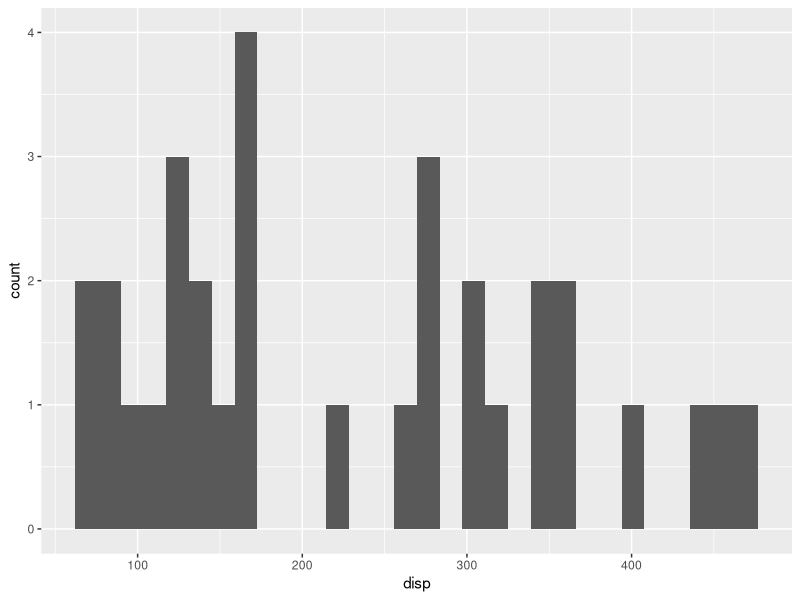

Write R code to recreate this figure.
## ---- chunk 1
knitr::opts_chunk$set(echo = TRUE)
## ---- chunk 2
library(tidyverse)
## ---- chunk 3
mtcars %>% summarize(mean=mean(disp))
## ---- chunk 4
mtcars %>% ggplot(aes(x=disp)) + geom_histogram()
